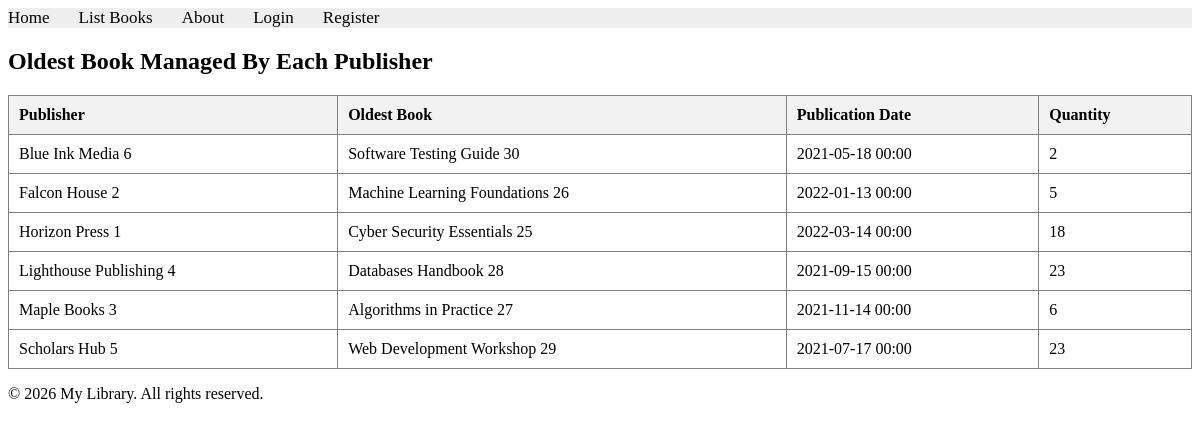
The app's page /books/lab9/task3 with its own data.
### apps/bookmodule/models.py (models this page shows, shortened)
class Publisher(models.Model):
    name = models.CharField(max_length=200)
    location = models.CharField(max_length=300)

class Book(models.Model):
    title = models.CharField(max_length=100)
    author = models.CharField(max_length=50, blank=True)
    price = models.FloatField(default=0.0)
    quantity = models.IntegerField(default=1)
    pubdate = models.DateTimeField(null=True, blank=True)
    rating = models.SmallIntegerField(default=1)
    edition = models.SmallIntegerField(default=1)
    publisher = models.ForeignKey(
        Publisher,
        null=True,
        blank=True,
        on_delete=models.SET_NULL,
    )
    authors = models.ManyToManyField(Author, blank=True)

### apps/bookmodule/views.py (the view)
# urls.py: path('lab9/task3', views.lab9_task3, name="books.lab9_task3"),
def lab9_task3(request):
    publishers = Publisher.objects.annotate(
        oldest_book_pubdate=Min('book__pubdate')
    ).filter(oldest_book_pubdate__isnull=False).prefetch_related('book_set').order_by('name')
    for publisher in publishers:
        publisher.oldest_book = publisher.book_set.filter(
            pubdate=publisher.oldest_book_pubdate
        ).order_by('title').first()
    return render(
        request,
        'bookmodule/lab9_task3.html',
        {'publishers': publishers},
    )

### apps/templates/bookmodule/lab9_task3.html (shortened to what this page needs)
{% extends "layouts/base.html" %}
{% block content %}
<h2>Oldest Book Managed By Each Publisher</h2>
<table border="1" style="width: 100%; border-collapse: collapse; margin-top: 20px;">
    <thead>
        <tr style="background-color: #f2f2f2; text-align: left;">
            <th style="padding: 10px;">Publisher</th>
            <th style="padding: 10px;">Oldest Book</th>
            <th style="padding: 10px;">Publication Date</th>
            <th style="padding: 10px;">Quantity</th>
        </tr>
    </thead>
    <tbody>
        {% for publisher in publishers %}
        <tr>
            <td style="padding: 10px;">{{ publisher.name }}</td>
            <td style="padding: 10px;">{{ publisher.oldest_book.title }}</td>
            <td style="padding: 10px;">{{ publisher.oldest_book_pubdate|date:"Y-m-d H:i" }}</td>
            <td style="padding: 10px;">{{ publisher.oldest_book.quantity }}</td>
        </tr>
        {% empty %}
        <tr>
            <td colspan="4" style="text-align: center; padding: 10px;">No publishers with books found.</td>
        </tr>
        {% endfor %}
    </tbody>
</table>
{% endblock content %}

### records on screen
Publisher: name "Blue Ink Media 6", oldest_book "Software Testing Guide 30", oldest_book_pubdate "2021-05-18 00:00", oldest_book.quantity "2"
Publisher: name "Falcon House 2", oldest_book "Machine Learning Foundations 26", oldest_book_pubdate "2022-01-13 00:00", oldest_book.quantity "5"
Publisher: name "Horizon Press 1", oldest_book "Cyber Security Essentials 25", oldest_book_pubdate "2022-03-14 00:00", oldest_book.quantity "18"
Publisher: name "Lighthouse Publishing 4", oldest_book "Databases Handbook 28", oldest_book_pubdate "2021-09-15 00:00", oldest_book.quantity "23"
Publisher: name "Maple Books 3", oldest_book "Algorithms in Practice 27", oldest_book_pubdate "2021-11-14 00:00", oldest_book.quantity "6"
Publisher: name "Scholars Hub 5", oldest_book "Web Development Workshop 29", oldest_book_pubdate "2021-07-17 00:00", oldest_book.quantity "23"
